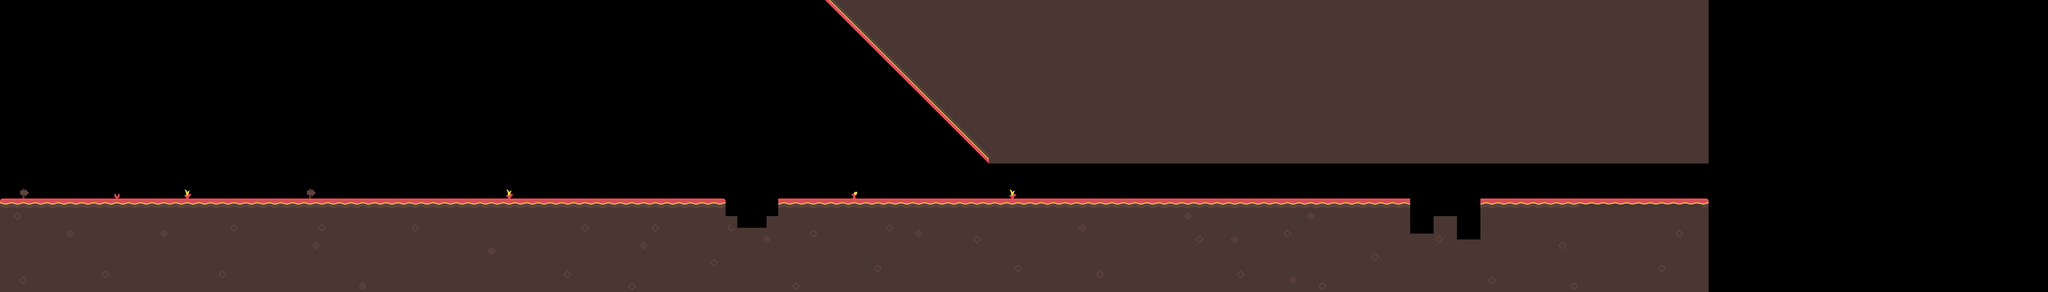

Tiled map render using the project's own tile images. Description and the map definition, with tile-layer contents summarised, below:
An orthogonal 350x50 tile map with 32x32 px tiles, 1 tile layer (Tile Layer 1) and 10 objects.

<map version="1.2" tiledversion="1.2.4" orientation="orthogonal" renderorder="right-down" width="350" height="50" tilewidth="32" tileheight="32" infinite="0" nextlayerid="27" nextobjectid="32">
 <tileset firstgid="1" source="../tilesheet_complete.tsx" />
 <layer id="1" name="Tile Layer 1" width="350" height="50">
  <data>[17500 cells, 8466 non-empty, 49 distinct tile ids]</data>
 </layer>
 <objectgroup id="4" name="Object Layer 1">
  <object id="3" x="0" y="1600">
   <polyline points="0,0 0,-512 3968,-512 3968,-64" />
  </object>
 </objectgroup>
 <objectgroup id="13" name="Object Layer 2">
  <object id="13" x="3968" y="1472">
   <polyline points="0,0 0,-288 64,-288 64,32" />
  </object>
 </objectgroup>
 <objectgroup id="14" name="Object Layer 3">
  <object id="14" x="4032" y="1472">
   <polyline points="0,0 0,-224 160,-224 160,0" />
  </object>
 </objectgroup>
 <objectgroup id="15" name="Object Layer 4">
  <object id="16" x="4192" y="1408">
   <polyline points="0,0 0,-224 64,-224 64,96" />
  </object>
 </objectgroup>
 <objectgroup id="16" name="Object Layer 5">
  <object id="18" x="4256" y="1440">
   <polyline points="0,0 0,-352 3456,-352 3456,96" />
  </object>
 </objectgroup>
 <objectgroup id="17" name="Object Layer 6">
  <object id="19" x="4512" y="0">
   <polyline points="0,0 896,896 4832,896 4832,0" />
  </object>
 </objectgroup>
 <objectgroup id="18" name="Object Layer 7">
  <object id="20" x="7712" y="1536">
   <polyline points="0,0 0,-256 128,-256 128,-32" />
  </object>
 </objectgroup>
 <objectgroup id="26" name="Object Layer 8">
  <object id="31" x="7840" y="1472">
   <polyline points="0,0 0,-288 128,-288 128,64" />
  </object>
 </objectgroup>
 <objectgroup id="23" name="Object Layer 9">
  <object id="26" x="7968" y="1440">
   <polyline points="0,0 0,-128 128,-128 128,96" />
  </object>
 </objectgroup>
 <objectgroup id="21" name="Object Layer 10">
  <object id="23" x="8096" y="1472">
   <polyline points="0,0 0,-384 1248,-384 1248,64" />
  </object>
 </objectgroup>
</map>
